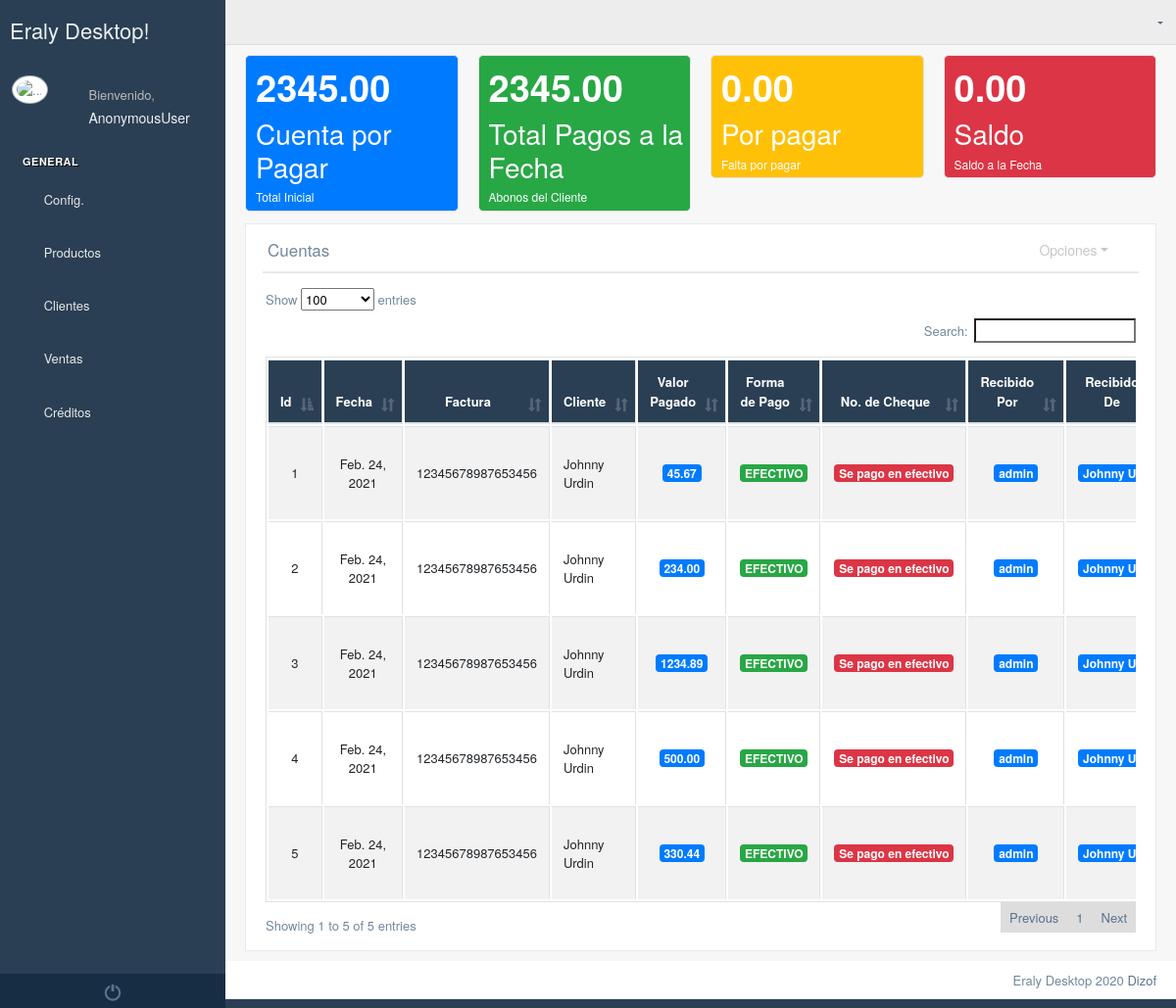
The page /accounts_receivable/1/ on the database its author committed.
### Ventas/models.py (models this page shows)
class CuentasCobrar(models.Model):
    fecha=models.DateField(auto_now_add=True)
    factura_numero=models.CharField(max_length=20,null=True,blank=True)
    cliente = models.ForeignKey(Clientes, on_delete=models.CASCADE)
    cantidad = models.DecimalField(max_digits=9, decimal_places=2,default=0)

class Recibos(models.Model):
    fecha= models.DateField(auto_now_add=True)
    cuenta= models.ForeignKey(CuentasCobrar,on_delete=models.CASCADE)
    cantidad = models.DecimalField(max_digits=9, decimal_places=2,default=0)
    formaPago = models.CharField(max_length=20)
    numeroCheque = models.CharField(max_length=20, null=True,blank=True)
    rebidoPor =models.ForeignKey(User,on_delete=models.CASCADE,null=True,blank=True)
    recibiDe = models.CharField(max_length=60)

### Personas/models.py (models this page shows, shortened)
class Clientes(models.Model):
    establecimiento=models.ForeignKey(Establecimiento, on_delete=models.CASCADE,null=True,blank=True)
    cedula=models.CharField(max_length=13)
    nombres=models.CharField(max_length=60)
    apellidos=models.CharField(max_length=60)
    direccion=models.CharField(max_length=60)
    ciudad=models.ForeignKey(Ciudad, on_delete=models.CASCADE)
    telefono=models.CharField(max_length=13,null=True,blank=True)
    celular=models.CharField(max_length=13,null=True,blank=True)
    estado=models.BooleanField(default=True)

### Ventas/views.py (the view)
# urls.py: path("accounts_receivable/<int:id>/",abonos),
def abonos(request,id):
    if request.POST:
        Recibos(cuenta_id=id,cantidad=request.POST['cantidad'],formaPago=request.POST['formaPago'],numeroCheque=request.POST['cheque'],rebidoPor=request.user, recibiDe=request.POST['recibidoDe']).save()
        messages.add_message(request, messages.SUCCESS, "El Documento se ha registrado.!")
    contexto={
        'abonos': Recibos.objects.filter(cuenta_id = id),
        'cuenta':CuentasCobrar.objects.get(id=id),
    }
    return render(request, 'Ventas/abonos.html', contexto)

### Ventas/templatetags/VentasTags.py (called while the page is built)
@register.simple_tag
def pagos(id_cuenta):
    xpagos=0
    try:
        xpagos=Recibos.objects.filter(cuenta_id=id_cuenta).aggregate(Sum('cantidad'))['cantidad__sum']
        if xpagos == None:
            xpagos=0
    except:
        xpagos =0
    return round(xpagos,2)

@register.simple_tag
def saldos(id_cuenta):
    cuenta=CuentasCobrar.objects.get(id=id_cuenta).cantidad
    xpagos=0
    try:
        xpagos=Recibos.objects.filter(cuenta_id=id_cuenta).aggregate(Sum('cantidad'))['cantidad__sum']
        if xpagos==None:
            xpagos=0
    except:
        xpagos =0
    print(cuenta,xpagos)
    total=cuenta - xpagos
    return round(total,2)

### templates/Ventas/abonos.html (shortened to what this page needs)
{% extends 'Home/index2.html' %}
{% block contenido_index %}
    {% load static %}
    {% load VentasTags %}
    <div class="">
        <div class="row">
            <div class="animated flipInY  col-lg-3 col-md-3 col-sm-6  ">
                <div class="tile-stats bg-primary" style="color: white" >
                    <div class="icon" style="color: white">
                    </div>
                    <div class="count" style="color: white">{{ cuenta.cantidad }}</div>
                    <h3 style="color: white">Cuenta por Pagar</h3>
                    <p style="color: white">Total Inicial</p>
                </div>
            </div>
            <div class="animated flipInY col-lg-3 col-md-3 col-sm-6  ">
                <div class="tile-stats bg-success" style="color: white">
                    <div class="icon" style="color: white">
                    </div>
                    <div class="count" style="color: white">{% pagos cuenta.id %}</div>
                    <h3 style="color: white">Total Pagos a la Fecha</h3>
                    <p style="color: white">Abonos del Cliente</p>
                </div>
            </div>
            <div class="animated flipInY col-lg-3 col-md-3 col-sm-6  ">
                <div class="tile-stats bg-warning" style="color: white">
                    <div class="icon" style="color: white">
                    </div>
                    <div class="count" style="color: white">{% saldos cuenta.id %}</div>
                    <h3 style="color:white">Por pagar</h3>
                    <p style="color: white">Falta por pagar</p>
                </div>
            </div>
            <div class="animated flipInY col-lg-3 col-md-3 col-sm-6  ">
                <div class="tile-stats bg-danger" style="color: white">
                    <div class="icon" style="color: white">
                    </div>
                    <div class="count" style="color: white">{% saldos cuenta.id %}</div>
                    <h3 style="color:white">Saldo</h3>
                    <p style="color: white">Saldo a la Fecha</p>
                </div>
            </div>
        </div>
        <div class="row">
            <div class="col-md-12 col-sm-12 ">
                <div class="x_panel">
                    <div class="x_title">
                        <h2>Cuentas <small>por cobrar</small></h2>
                        <ul class="nav navbar-right panel_toolbox">
                            <li class="dropdown">
                                <a href="#" class="dropdown-toggle" data-toggle="dropdown" role="button"
                                   aria-expanded="false">Opciones</a>
                            </li>
                            <li><a class="collapse-link"><i class="fa fa-chevron-up"></i></a></li>
                        </ul>
                        <div class="clearfix"></div>
                    </div>
                    <div class="x_content">
                        <div class="row">
                            <div class="col-sm-12">
                                <div class="card-box table-responsive">
                                    <table id="listaCuentas" class="table table-striped table-bordered"
                                           style="width:100%">
                                        <thead style="background-color: #2A3F54; color: white">
                                        <tr>
                                            <th style="text-align: center">Id</th>
                                            <th style="text-align: center">Fecha</th>
                                            <th style="text-align: center">Factura</th>
                                            <th style="text-align: center">Cliente</th>
                                            <th style="text-align: center">Valor Pagado</th>
                                            <th style="text-align: center">Forma de Pago</th>
                                            <th style="text-align: center">No. de Cheque</th>
                                            <th style="text-align: center">Recibido Por</th>
                                            <th style="text-align: center">Recibido De</th>
                                        </tr>
                                        </thead>
                                        <tbody>
                                        {% for abono in abonos %}
                                            <tr>
                                                <td style="text-align: center; vertical-align: middle">{{ abono.id }}</td>
                                                <td style="text-align: center; vertical-align: middle">{{ abono.fecha }}</td>
                                                <td style="text-align: center; vertical-align: middle">{{ abono.cuenta.factura_numero }}</td>
                                                <td style="vertical-align: middle">{{ abono.cuenta.cliente.nombres }} {{ abono.cuenta.cliente.apellidos }}</td>
                                                <td style="text-align: center; vertical-align: middle"><span
                                                        style="font-size: 12px"
                                                        class="badge badge-primary">{{ abono.cantidad }}</span></td>
                                                <td style="text-align: center; vertical-align: middle"><span
                                                        style="font-size: 12px"
                                                        class="badge badge-success">{{ abono.formaPago }}</span></td>
                                                <td style="text-align: center; vertical-align: middle"><span
                                                        style="font-size: 12px"
                                                        class="badge badge-danger">{% if abono.numeroCheque %}
                                                    {{ abono.numeroCheque }}{% else %}Se pago en
                                                    efectivo{% endif %} </span></td>
                                                <td style="text-align: center; vertical-align: middle"><span
                                                        style="font-size: 12px"
                                                        class="badge badge-primary">{{ abono.rebidoPor }}</span></td>
                                                <td style="text-align: center; vertical-align: middle"><span
                                                        style="font-size: 12px"
                                                        class="badge badge-primary">{{ abono.recibiDe }}</span></td>
                                            </tr>
                                        {% endfor %}
                                        </tbody>
                                    </table>
                                </div>
                            </div>
                        </div>
                    </div>
                </div>
            </div>
        </div>
    </div>
{% endblock %}
{% block script_index %}
    <link rel="stylesheet" href="{% static 'select2/css/select2.min.css' %}">
{% endblock %}

### rows shown on the page
CuentasCobrar: cantidad "2345.00", id "2345.00", id+cantidad "0.00"
Recibos: id "1", fecha "Feb. 24, 2021", cuenta.factura_numero "12345678987653456", cuenta.cliente.nombres "Johnny", cuenta.cliente.apellidos "Urdin", cantidad "45.67", formaPago "EFECTIVO", numeroCheque "Se pago en efectivo", rebidoPor "admin", recibiDe "Johnny…"
Recibos: id "2", fecha "Feb. 24, 2021", cuenta.factura_numero "12345678987653456", cuenta.cliente.nombres "Johnny", cuenta.cliente.apellidos "Urdin", cantidad "234.00", formaPago "EFECTIVO", numeroCheque "Se pago en efectivo", rebidoPor "admin", recibiDe "Johnny…"
Recibos: id "3", fecha "Feb. 24, 2021", cuenta.factura_numero "12345678987653456", cuenta.cliente.nombres "Johnny", cuenta.cliente.apellidos "Urdin", cantidad "1234.89", formaPago "EFECTIVO", numeroCheque "Se pago en efectivo", rebidoPor "admin", recibiDe "Johnny…"
Recibos: id "4", fecha "Feb. 24, 2021", cuenta.factura_numero "12345678987653456", cuenta.cliente.nombres "Johnny", cuenta.cliente.apellidos "Urdin", cantidad "500.00", formaPago "EFECTIVO", numeroCheque "Se pago en efectivo", rebidoPor "admin", recibiDe "Johnny…"
Recibos: id "5", fecha "Feb. 24, 2021", cuenta.factura_numero "12345678987653456", cuenta.cliente.nombres "Johnny", cuenta.cliente.apellidos "Urdin", cantidad "330.44", formaPago "EFECTIVO", numeroCheque "Se pago en efectivo", rebidoPor "admin", recibiDe "Johnny…"

### other values the page prints
{{ request.user }} "AnonymousUser"
